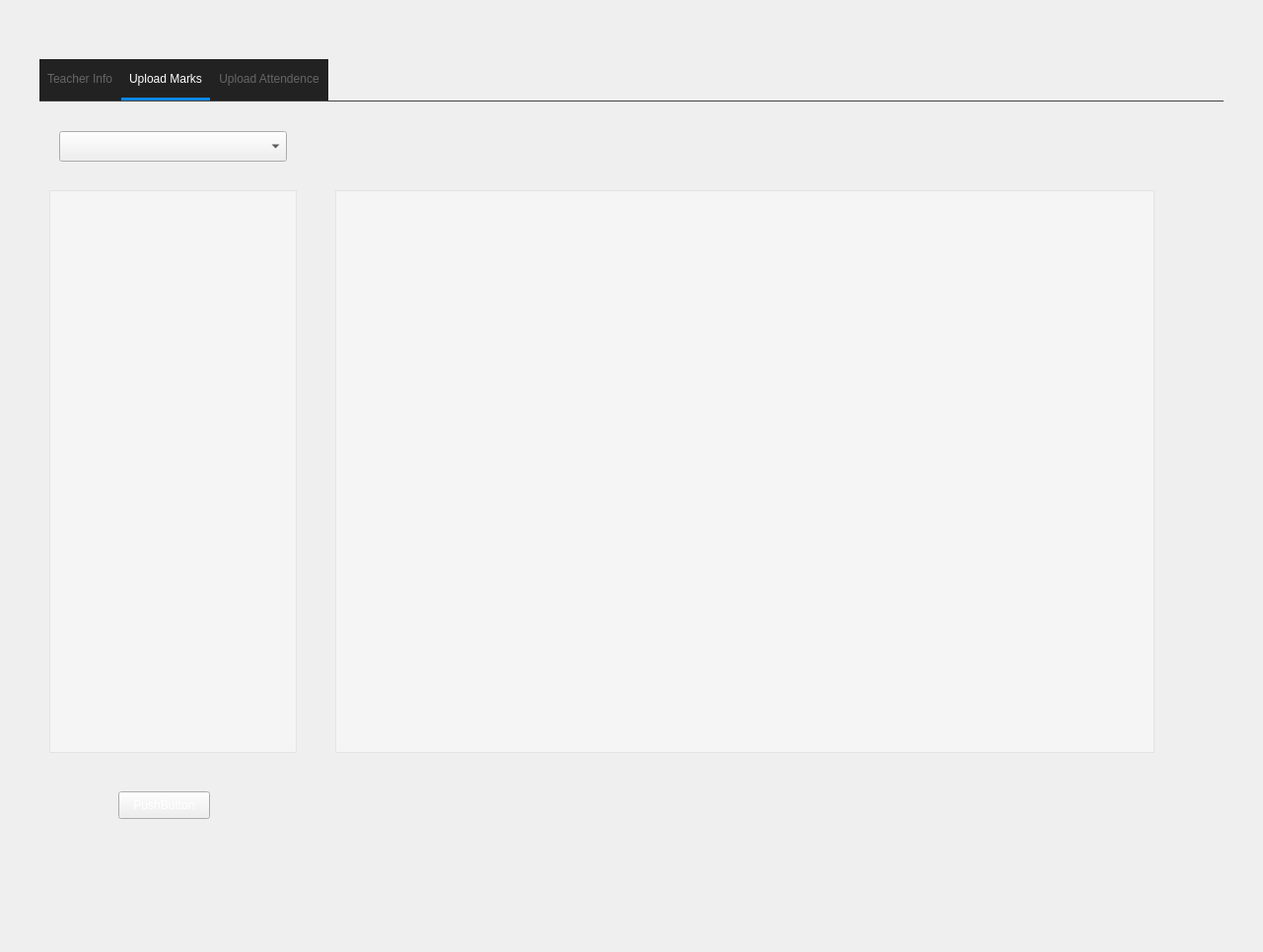
<?xml version="1.0" encoding="UTF-8"?>
<ui version="4.0">
 <class>teacher_access</class>
 <widget class="QMainWindow" name="teacher_access">
  <property name="geometry">
   <rect>
    <x>0</x>
    <y>0</y>
    <width>1281</width>
    <height>966</height>
   </rect>
  </property>
  <property name="windowTitle">
   <string>MainWindow</string>
  </property>
  <property name="styleSheet">
   <string notr="true">background-image: url(:/setImage/main-road-1373497_1920.jpg);</string>
  </property>
  <widget class="QWidget" name="centralwidget">
   <widget class="QTabWidget" name="tabWidget">
    <property name="geometry">
     <rect>
      <x>40</x>
      <y>60</y>
      <width>1201</width>
      <height>791</height>
     </rect>
    </property>
    <property name="styleSheet">
     <string notr="true">QTabWidget {
border: 0;
}

QTabWidget::pane {
border-top: 1px solid #444;
position: absolute;

}

QTabBar {
background: #222;
color: #666;
border-radius: 0;
border: 2px solid #222;

}

QTabBar::tab:top {
margin: 1px 1px 0 0;
padding: 4px 8px;
border-bottom: 3px solid transparent;
height:30px;
}

QTabBar::tab:selected {
color: white;
border: 0;
}

QTabBar::tab:top:hover {
border-bottom: 3px solid #444;
}
QTabBar::tab:top:selected {
border-bottom: 3px solid #1086e2;
}

QTabBar::tab:hover,
QTabBar::tab:focus {

}</string>
    </property>
    <property name="currentIndex">
     <number>1</number>
    </property>
    <widget class="QWidget" name="tab">
     <attribute name="title">
      <string>Teacher Info</string>
     </attribute>
    </widget>
    <widget class="QWidget" name="tab_2">
     <attribute name="title">
      <string>Upload Marks</string>
     </attribute>
     <widget class="QListWidget" name="list_show_teacher">
      <property name="geometry">
       <rect>
        <x>10</x>
        <y>90</y>
        <width>251</width>
        <height>571</height>
       </rect>
      </property>
      <property name="styleSheet">
       <string notr="true">background: rgba(255, 255, 255,95);
font: 87 14pt &quot;Arial&quot;;</string>
      </property>
     </widget>
     <widget class="QPlainTextEdit" name="plain_teach_detail">
      <property name="geometry">
       <rect>
        <x>300</x>
        <y>90</y>
        <width>831</width>
        <height>571</height>
       </rect>
      </property>
      <property name="font">
       <font>
        <family>Arial</family>
        <pointsize>14</pointsize>
        <weight>10</weight>
        <italic>false</italic>
        <bold>false</bold>
       </font>
      </property>
      <property name="styleSheet">
       <string notr="true">background: rgba(255, 255, 255,95);
font: 87 14pt &quot;Arial&quot;;
padding-left: 300px;
padding-top:50px;
height:200px;</string>
      </property>
      <property name="readOnly">
       <bool>true</bool>
      </property>
     </widget>
     <widget class="QComboBox" name="comboBox">
      <property name="geometry">
       <rect>
        <x>20</x>
        <y>30</y>
        <width>231</width>
        <height>31</height>
       </rect>
      </property>
     </widget>
     <widget class="QPushButton" name="button_Show_teach">
      <property name="geometry">
       <rect>
        <x>80</x>
        <y>700</y>
        <width>93</width>
        <height>28</height>
       </rect>
      </property>
      <property name="styleSheet">
       <string notr="true">color:rgb(255, 255, 255);</string>
      </property>
      <property name="text">
       <string>PushButton</string>
      </property>
     </widget>
    </widget>
    <widget class="QWidget" name="tab_3">
     <attribute name="title">
      <string>Upload Attendence</string>
     </attribute>
    </widget>
   </widget>
  </widget>
  <widget class="QMenuBar" name="menubar">
   <property name="geometry">
    <rect>
     <x>0</x>
     <y>0</y>
     <width>1281</width>
     <height>26</height>
    </rect>
   </property>
  </widget>
 </widget>
 <resources/>
 <connections/>
</ui>
